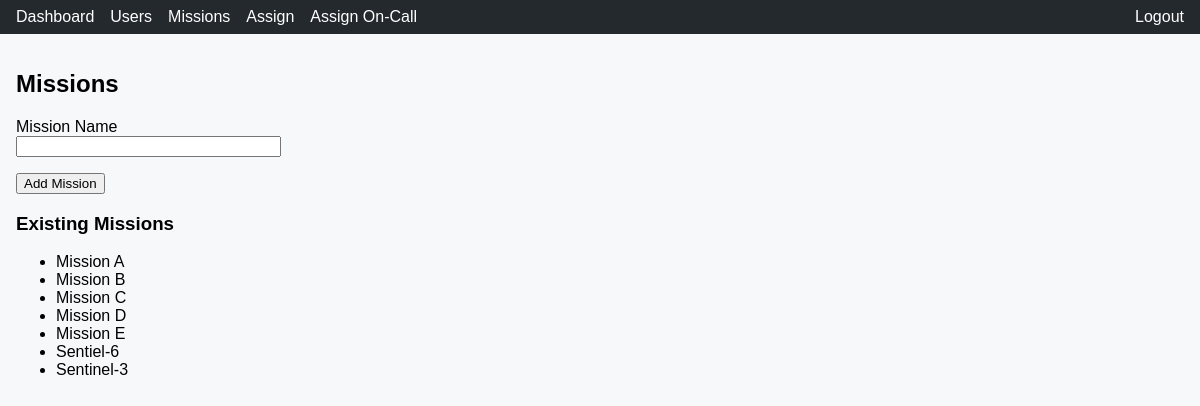
/missions (signed in), run on the app's committed database.
### mpf_scheduler/models.py (models this page shows)
class Mission(db.Model):
    id = db.Column(db.Integer, primary_key=True)
    name = db.Column(db.String(150), unique=True, nullable=False)
    assignments = db.relationship('Assignment', backref='mission', lazy=True, cascade="all, delete-orphan")
    on_call_assignments = db.relationship('OnCallAssignment', backref='mission', lazy=True, cascade="all, delete-orphan")

### mpf_scheduler/views.py (the view, shortened to what this page needs)
@main.route('/missions', methods=['GET', 'POST'])
@login_required
def missions():
    if current_user.role != 'admin':
        flash('Access denied.')
        return redirect(url_for('main.dashboard'))
    form = MissionForm()
    missions = Mission.query.order_by(Mission.name).all()
    return render_template('missions.html', form=form, missions=missions)

### mpf_scheduler/forms.py
class MissionForm(FlaskForm):
    name = StringField('Mission Name', validators=[InputRequired(), Length(min=2, max=150)])
    submit = SubmitField('Add Mission')

### mpf_scheduler/__init__.py (called while the page is built)
def create_app():
    app = Flask(__name__, instance_relative_config=True)
    app.config.from_mapping(
        SECRET_KEY='dev',
        SQLALCHEMY_DATABASE_URI='sqlite:///mpf_scheduler.db',
        SQLALCHEMY_TRACK_MODIFICATIONS=False,
        WTF_CSRF_TIME_LIMIT=None
    )
    app.config.from_pyfile('config.py', silent=True)
    db.init_app(app)
    bcrypt.init_app(app)
    csrf.init_app(app)
    login_manager.init_app(app)
    from .models import User  # noqa
    @login_manager.user_loader
    def load_user(user_id):
        from .models import User
        return User.query.get(int(user_id))
    from .auth import auth as auth_blueprint
    from .views import main as main_blueprint
    app.register_blueprint(auth_blueprint)
    app.register_blueprint(main_blueprint)
    return app

### mpf_scheduler/templates/missions.html (shortened to what this page needs)
{% extends 'base.html' %}
{% block content %}
<h2>Missions</h2>
<form method="POST">
  <p>{{ form.name.label }}<br>{{ form.name(size=30) }}</p>
  <p>{{ form.submit() }}</p>
</form>
<h3>Existing Missions</h3>
<ul>
  {% for m in missions %}<li>{{ m.name }}</li>{% endfor %}
</ul>
{% endblock %}

### mpf_scheduler/static/style.css (style rules this page uses)
body { font-family: Arial, sans-serif; background: #f6f8fa; margin: 0; }

### data on the page
Mission: name "Mission A"
Mission: name "Mission B"
Mission: name "Mission C"
Mission: name "Mission D"
Mission: name "Mission E"
Mission: name "Sentiel-6"
Mission: name "Sentinel-3"
